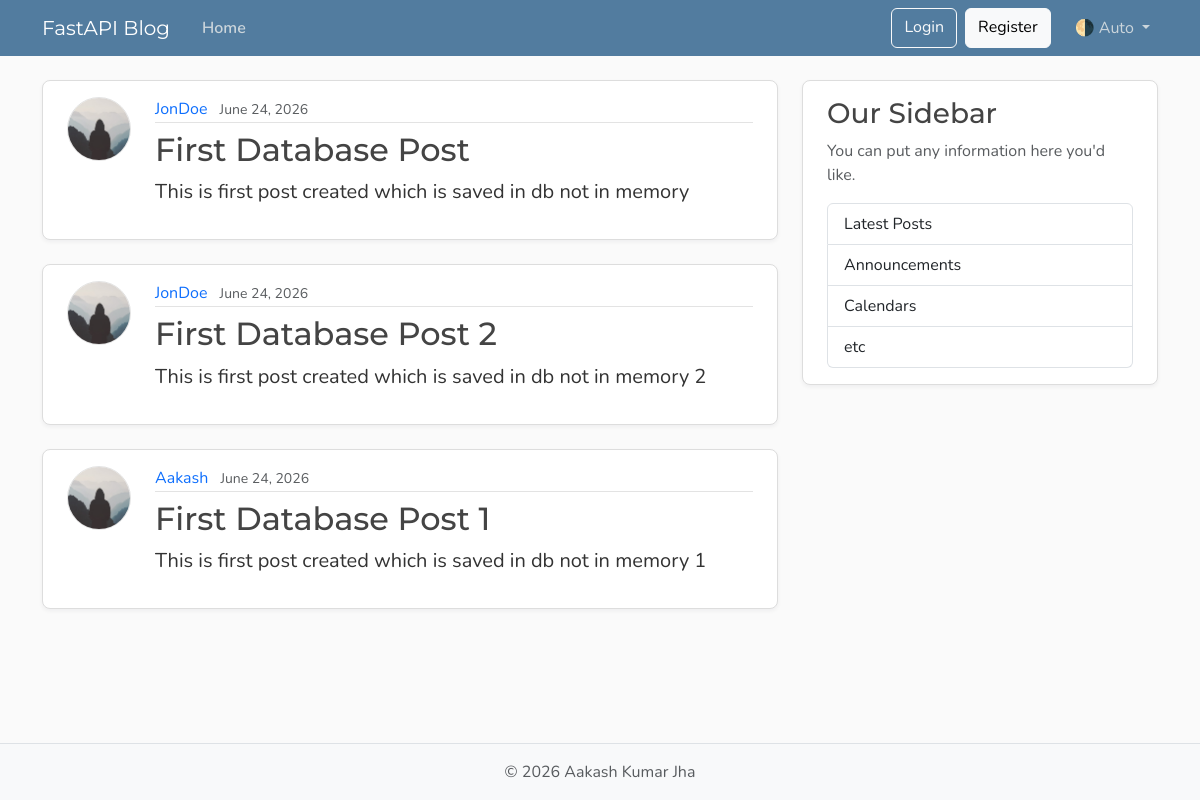
Page /posts on the earlier database version.
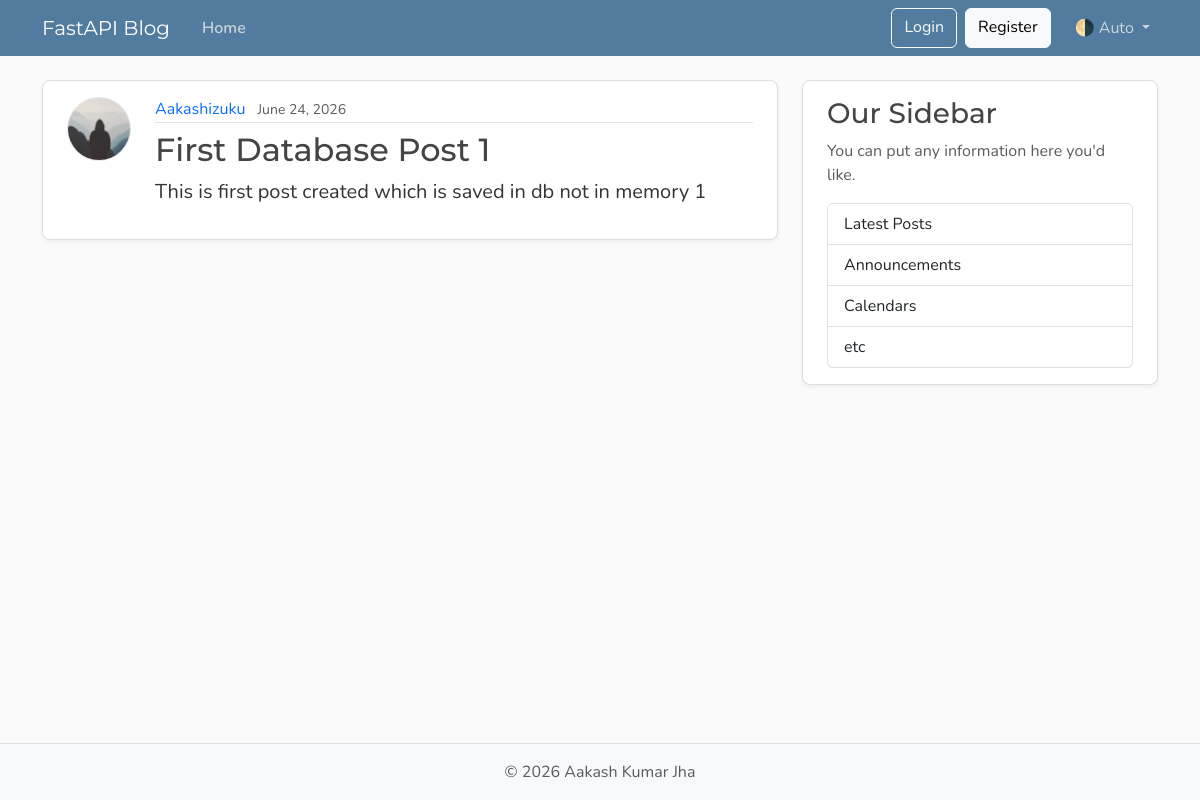
Same page on the later database version.
### models.py (models this page shows, shortened)
class Post(Base):
    __tablename__="posts"
    id: Mapped[int] = mapped_column(Integer,primary_key=True , index=True)
    title : Mapped[str] =  mapped_column(String(100),nullable=False)
    content : Mapped[str] =  mapped_column(Text,nullable=False)
    user_id : Mapped[int] = mapped_column(
        ForeignKey("users.id"),
        nullable=False,
        index=True
    )
    date_posted : Mapped[datetime] = mapped_column(DateTime(timezone=True),
    default=lambda : datetime.now(UTC)
    )
    author:Mapped[User]= relationship(back_populates="posts")

class User(Base):
    __tablename__="users"
    id: Mapped[int] = mapped_column(Integer, primary_key=True, index=True)
    username: Mapped[str] = mapped_column(String(50), unique=True, nullable=False)
    email: Mapped[str] = mapped_column(String(120), unique=True, nullable=False)
    image_file: Mapped[str | None] = mapped_column(
        String(200),
        nullable=True,
        default=None,
    )
    posts: Mapped[list[Post]] = relationship(back_populates="author" , cascade="all , delete-orphan")  # for like author.posts where author is a user object

### main.py (the view)
@app.get("/", response_class=HTMLResponse, include_in_schema=False, name="home")
@app.get("/posts", response_class=HTMLResponse, include_in_schema=False, name="posts")
def home(request: Request , db:Annotated[Session, Depends(get_db)]):
    result = db.execute(select(Post))
    posts = result.scalars().all()
    return templates.TemplateResponse(request, "home.html", {"posts": posts})

### templates/home.html
{% extends "layout.html" %} {% block content %} {% for post in posts %}
<article class="content-section py-3 px-4 mb-4">
  <div class="d-flex align-items-start gap-4">
    <img
      class="rounded-circle article-img flex-shrink-0"
      src="{{ post.author.image_path}}"
      alt="{{ post.author.username }}'s profile picture"
      width="64"
      height="64"
      loading="lazy"
    />
    <div class="flex-grow-1">
      <div class="article-metadata mb-2">
        <a class="me-2" href="{{ url_for("user_posts", user_id=post.author.id) }}">{{ post.author.username }}</a>
        <small class="text-body-secondary">{{  post.date_posted.strftime("%B %d, %Y")}}</small>
      </div>
      <h2>
            <a class="article-title"
               href="{{ url_for("post_page", post_id=post.id) }}">{{ post.title }}</a>
          </h2>
      <p class="article-content">{{ post.content }}</p>
    </div>
  </div>
</article>
{% endfor %} {% endblock content %}

### templates/layout.html (shortened to what this page needs)
<!DOCTYPE html>
<html lang="en">
  <head>
    <link href="https://cdn.jsdelivr.net/npm/bootstrap@5.3.8/dist/css/bootstrap.min.css"
          rel="stylesheet"
>
    <link rel="stylesheet"
          type="text/css"
          href="{{ url_for("static", path='css/main.css') }}">
  </head>
  <body class="d-flex flex-column min-vh-100">
    <header class="site-header">
      <nav class="navbar navbar-expand-md bg-steel fixed-top"
           data-bs-theme="dark">
        <div class="container">
          <a class="navbar-brand me-4" href="{{ url_for("home") }}">FastAPI Blog</a>
          <div class="collapse navbar-collapse" id="navbarToggle">
            <div class="navbar-nav me-auto">
              <a class="nav-link active"
                 aria-current="page"
                 href="{{ url_for("home") }}">Home</a>
            </div>
            <div class="navbar-nav">
              <a class="btn btn-outline-light mb-2 mb-md-0 me-md-2" href="#">Login</a>
              <a class="btn btn-light mb-2 mb-md-0 me-md-3" href="#">Register</a>
              <div class="nav-item dropdown">
                <a class="nav-link dropdown-toggle"
                   href="#"
                   role="button"
                   id="bd-theme"
                   data-bs-toggle="dropdown"
                   aria-expanded="false">
                  <span id="bd-theme-text">🌗 Auto</span>
                </a>
              </div>
            </div>
          </div>
        </div>
      </nav>
    </header>
    <main role="main" class="container">
      <div class="row">
        <div class="col-md-8">
          {% block content %}
          {% endblock content %}
        </div>
        <aside class="col-md-4">
          <div class="content-section py-3 px-4 mb-4">
            <h3>Our Sidebar</h3>
            <p class="text-body-secondary">You can put any information here you'd like.</p>
            <ul class="list-group">
              <li class="list-group-item">Latest Posts</li>
              <li class="list-group-item">Announcements</li>
              <li class="list-group-item">Calendars</li>
              <li class="list-group-item">etc</li>
            </ul>
          </div>
        </aside>
      </div>
    </main>
    <footer class="mt-auto py-3 bg-body-tertiary border-top">
      <div class="container text-center">
        <p class="text-body-secondary mb-0">
          © <span id="year"></span> Aakash Kumar Jha
        </p>
      </div>
    </footer>
  </body>
</html>

### static/css/main.css (style rules this page uses)
:root { --font-heading: "Montserrat", system-ui, -apple-system, BlinkMacSystemFont, sans-serif; --font-body: "Nunito", system-ui, -apple-system, BlinkMacSystemFont, sans-serif; --color-bg-body: #fafafa; --color-bg-content: #ffffff; --color-text-primary: #333333; --color-text-heading: #444444; --color-steel: #527c9f; --color-nav-link: #cbd5db; --color-nav-link-hover: #ffffff; --color-link-hover: #428bca; --color-border: #dddddd; --color-border-light: #e3e3e3; --spacing-xl: 5rem; --article-img-size: 4rem; --account-img-size: 7.813rem; }
body { font-family: var(--font-body); background: var(--color-bg-body); color: var(--color-text-primary); }
main { padding-top: var(--spacing-xl); }
h1, h2, h3, h4, h5, h6 { font-family: var(--font-heading); color: var(--color-text-heading); }
.navbar-brand { font-family: var(--font-heading); }
a { text-decoration: none; }
.bg-steel { background-color: var(--color-steel); }
.site-header .navbar-nav .nav-link { color: var(--color-nav-link); transition: color 0.2s ease-in-out; }
.site-header .navbar-nav .nav-link.active { font-weight: 600; }
.content-section { background: var(--color-bg-content); border: 1px solid var(--color-border); border-radius: 0.5rem; box-shadow: 0 2px 4px rgba(15, 23, 42, 0.05); transition: box-shadow 0.15s ease, transform 0.15s ease, border-color 0.15s ease; }
.article-title { color: var(--color-text-heading); transition: color 0.2s ease-in-out; }
.article-content { white-space: pre-line; font-size: 1.25rem; }
.article-img { height: var(--article-img-size); width: var(--article-img-size); flex-shrink: 0; object-fit: cover; border: 1px solid var(--color-border-light); box-shadow: 0 0 0 2px var(--color-bg-content); }
.article-metadata { padding-bottom: 0.063rem; border-bottom: 1px solid var(--color-border-light); }
.article-metadata a { transition: color 0.2s ease-in-out; }
[data-bs-theme="dark"] { --color-bg-body: #1a1a1a; --color-bg-content: #2d2d2d; --color-text-primary: #e0e0e0; --color-text-heading: #f0f0f0; --color-border: #404040; --color-border-light: #4a4a4a; }

Differences in the rows shown:
removed Post: author.username "JonDoe", date_posted "June 24, 2026", title "First Database Post", content "This is first post created which is saved in db not in memory"
removed Post: author.username "JonDoe", date_posted "June 24, 2026", title "First Database Post 2", content "This is first post created which is saved in db not in memory 2"
changed through a linked row, Post "First Database Post 1": author.username "Aakash" → "Aakashizuku"
